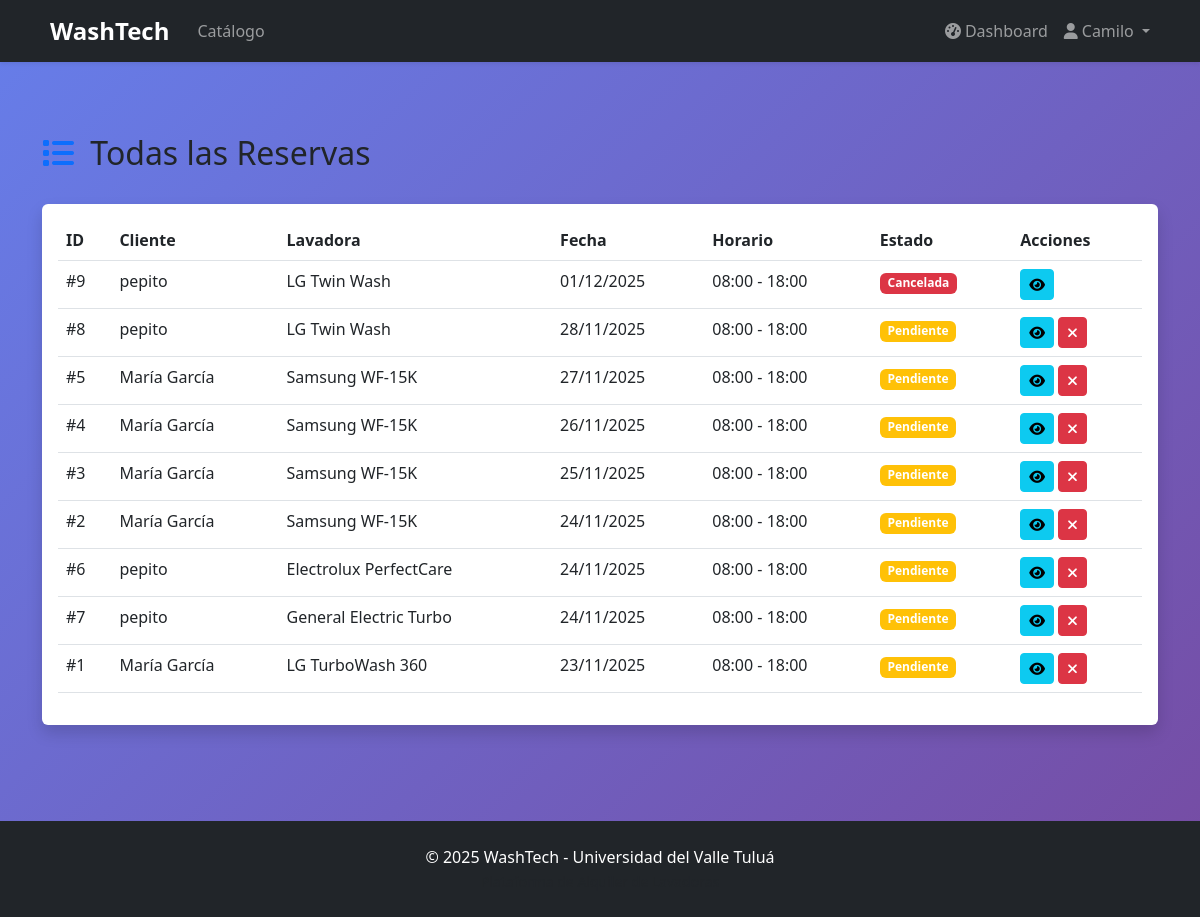
The page /reservas/ (signed in) on the database its author committed.
### models/user.py (models this page shows, shortened)
class User(UserMixin, db.Model):
    __tablename__ = 'users'
    id = db.Column(db.Integer, primary_key=True)
    name = db.Column(db.String(100), nullable=False)
    email = db.Column(db.String(100), unique=True, nullable=False)
    password_hash = db.Column(db.String(200), nullable=False)
    phone = db.Column(db.String(20))
    address = db.Column(db.Text)
    role = db.Column(db.String(20), default='cliente')  # cliente, admin, superadmin
    is_active = db.Column(db.Boolean, default=True)
    registration_date = db.Column(db.DateTime, default=db.func.now())
    reservations = db.relationship('Reservation', backref='user', lazy=True)

### models/reservation.py (models this page shows, shortened)
class Reservation(db.Model):
    __tablename__ = 'reservations'
    id = db.Column(db.Integer, primary_key=True)
    user_id = db.Column(db.Integer, db.ForeignKey('users.id'), nullable=False)
    washing_machine_id = db.Column(db.Integer, db.ForeignKey('washing_machines.id'), nullable=False)
    reservation_date = db.Column(db.Date, nullable=False)
    start_time = db.Column(db.Time, nullable=False)
    end_time = db.Column(db.Time, nullable=False)
    status = db.Column(db.String(20), default='pendiente')  # pendiente, confirmada, cancelada, completada
    total_payment = db.Column(db.Float, nullable=False)
    is_active = db.Column(db.Boolean, default=True)
    created_at = db.Column(db.DateTime, default=datetime.utcnow)
    payments = db.relationship('Payment', backref='reservation', lazy=True)

### models/washing_machine.py (models this page shows, shortened)
class WashingMachine(db.Model):
    __tablename__ = 'washing_machines'
    id = db.Column(db.Integer, primary_key=True)
    model = db.Column(db.String(100), nullable=False)
    capacity = db.Column(db.String(50), nullable=False)  # ej: "7 kg"
    operational_status = db.Column(db.String(20), default='operativa')  # operativa, mantenimiento, inactiva
    acquisition_date = db.Column(db.Date)
    image_url = db.Column(db.String(200), default='/static/images/icono de lavadora.jpg')
    description = db.Column(db.Text)
    is_active = db.Column(db.Boolean, default=True)
    reservations = db.relationship('Reservation', backref='washing_machine', lazy=True)
    inventory = db.relationship('Inventory', backref='washing_machine', uselist=False)

### controllers/reservation_controller.py (the view)
@reservation_bp.route('/')
@login_required
def index():
    if current_user.role == 'cliente':
        reservations = Reservation.query.filter_by(
            user_id=current_user.id,
            is_active=True
        ).order_by(Reservation.reservation_date.desc()).all()
    else:
        reservations = Reservation.query.filter_by(
            is_active=True
        ).order_by(Reservation.reservation_date.desc()).all()
    return render_template('reservation/list.html', reservations=reservations)

### templates/reservation/list.html (shortened to what this page needs)
{% extends "base.html" %}
{% block content %}
<div class="container py-5">
    <div class="row">
        <div class="col-12 mb-4">
            <h2>
                <i class="fas fa-list text-primary me-2"></i>
                {% if current_user.role == 'cliente' %}Mis Reservas{% else %}Todas las Reservas{% endif %}
            </h2>
        </div>
        <div class="col-12">
            <div class="card border-0 shadow">
                <div class="card-body">
                    {% if reservations %}
                    <div class="table-responsive">
                        <table class="table table-hover">
                            <thead>
                                <tr>
                                    <th>ID</th>
                                    {% if current_user.role != 'cliente' %}
                                    <th>Cliente</th>
                                    {% endif %}
                                    <th>Lavadora</th>
                                    <th>Fecha</th>
                                    <th>Horario</th>
                                    <th>Estado</th>
                                    <th>Acciones</th>
                                </tr>
                            </thead>
                            <tbody>
                                {% for reservation in reservations %}
                                <tr>
                                    <td>#{{ reservation.id }}</td>
                                    {% if current_user.role != 'cliente' %}
                                    <td>{{ reservation.user.name }}</td>
                                    {% endif %}
                                    <td>{{ reservation.washing_machine.model }}</td>
                                    <td>{{ reservation.reservation_date.strftime('%d/%m/%Y') }}</td>
                                    <td>{{ reservation.start_time.strftime('%H:%M') }} - {{ reservation.end_time.strftime('%H:%M') }}</td>
                                    <td>
                                        {% if reservation.status == 'pendiente' %}
                                            <span class="badge bg-warning">Pendiente</span>
                                        {% elif reservation.status == 'confirmada' %}
                                            <span class="badge bg-success">Confirmada</span>
                                        {% elif reservation.status == 'cancelada' %}
                                            <span class="badge bg-danger">Cancelada</span>
                                        {% else %}
                                            <span class="badge bg-info">{{ reservation.status }}</span>
                                        {% endif %}
                                    </td>
                                    <td>
                                        <a href="{{ url_for('reservation.detail', id=reservation.id) }}"
                                           class="btn btn-sm btn-info">
                                            <i class="fas fa-eye"></i>
                                        </a>
                                        {% if reservation.status == 'pendiente' %}
                                        <form method="POST" action="{{ url_for('reservation.cancel', id=reservation.id) }}"
                                              style="display: inline;">
                                            <button type="submit" class="btn btn-sm btn-danger"
                                                    onclick="return confirm('¿Cancelar esta reserva?')">
                                                <i class="fas fa-times"></i>
                                            </button>
                                        </form>
                                        {% endif %}
                                    </td>
                                </tr>
                                {% endfor %}
                            </tbody>
                        </table>
                    </div>
                    {% endif %}
                </div>
            </div>
        </div>
    </div>
</div>
{% endblock %}

### templates/base.html (shortened to what this page needs)
<!DOCTYPE html>
<html lang="es">
<head>
    <link href="https://cdn.jsdelivr.net/npm/bootstrap@5.3.0/dist/css/bootstrap.min.css" rel="stylesheet">
    <link rel="stylesheet" href="https://cdnjs.cloudflare.com/ajax/libs/font-awesome/6.4.0/css/all.min.css">
</head>
<body>
    <nav class="navbar navbar-expand-lg navbar-dark bg-dark shadow-sm">
        <div class="container">
            <a class="navbar-brand" href="{{ url_for('index') }}">
                WashTech
            </a>
            <div class="collapse navbar-collapse" id="navbarNav">
                <ul class="navbar-nav me-auto">
                    <li class="nav-item">
                        <a class="nav-link" href="{{ url_for('catalog.index') }}">
                            Catálogo
                        </a>
                    </li>
                </ul>
                <ul class="navbar-nav ms-auto">
                    {% if current_user.is_authenticated %}
                            <li class="nav-item">
                                <a class="nav-link" href="{{ url_for('dashboard.index') }}">
                                    <i class="fas fa-tachometer-alt me-1"></i>Dashboard
                                </a>
                            </li>
                            <li class="nav-item dropdown">
                                <a class="nav-link dropdown-toggle" href="#" id="userDropdown" role="button" data-bs-toggle="dropdown">
                                    <i class="fas fa-user me-1"></i>{{ current_user.name }}
                                </a>
                            </li>
                        {% endif %}
                </ul>
            </div>
        </div>
    </nav>
    <main>
        {% block content %}{% endblock %}
    </main>
    <footer class="bg-dark text-white py-4 mt-5">
        <div class="container text-center">
            <p class="mb-0">&copy; 2025 WashTech - Universidad del Valle Tuluá</p>
            <small class="text-muted">Plataforma de Alquiler de Lavadoras</small>
        </div>
    </footer>
</body>
</html>

### rows shown on the page
User: name "Camilo"
Reservation: id "9", user.name "pepito", washing_machine.model "LG Twin Wash", reservation_date "01/12/2025", start_time "08:00", end_time "18:00", status "Cancelada"
Reservation: id "8", user.name "pepito", washing_machine.model "LG Twin Wash", reservation_date "28/11/2025", start_time "08:00", end_time "18:00", status "Pendiente"
Reservation: id "5", user.name "María García", washing_machine.model "Samsung WF-15K", reservation_date "27/11/2025", start_time "08:00", end_time "18:00", status "Pendiente"
Reservation: id "4", user.name "María García", washing_machine.model "Samsung WF-15K", reservation_date "26/11/2025", start_time "08:00", end_time "18:00", status "Pendiente"
Reservation: id "3", user.name "María García", washing_machine.model "Samsung WF-15K", reservation_date "25/11/2025", start_time "08:00", end_time "18:00", status "Pendiente"
Reservation: id "2", user.name "María García", washing_machine.model "Samsung WF-15K", reservation_date "24/11/2025", start_time "08:00", end_time "18:00", status "Pendiente"
Reservation: id "6", user.name "pepito", washing_machine.model "Electrolux PerfectCare", reservation_date "24/11/2025", start_time "08:00", end_time "18:00", status "Pendiente"
Reservation: id "7", user.name "pepito", washing_machine.model "General Electric Turbo", reservation_date "24/11/2025", start_time "08:00", end_time "18:00", status "Pendiente"
Reservation: id "1", user.name "María García", washing_machine.model "LG TurboWash 360", reservation_date "23/11/2025", start_time "08:00", end_time "18:00", status "Pendiente"
